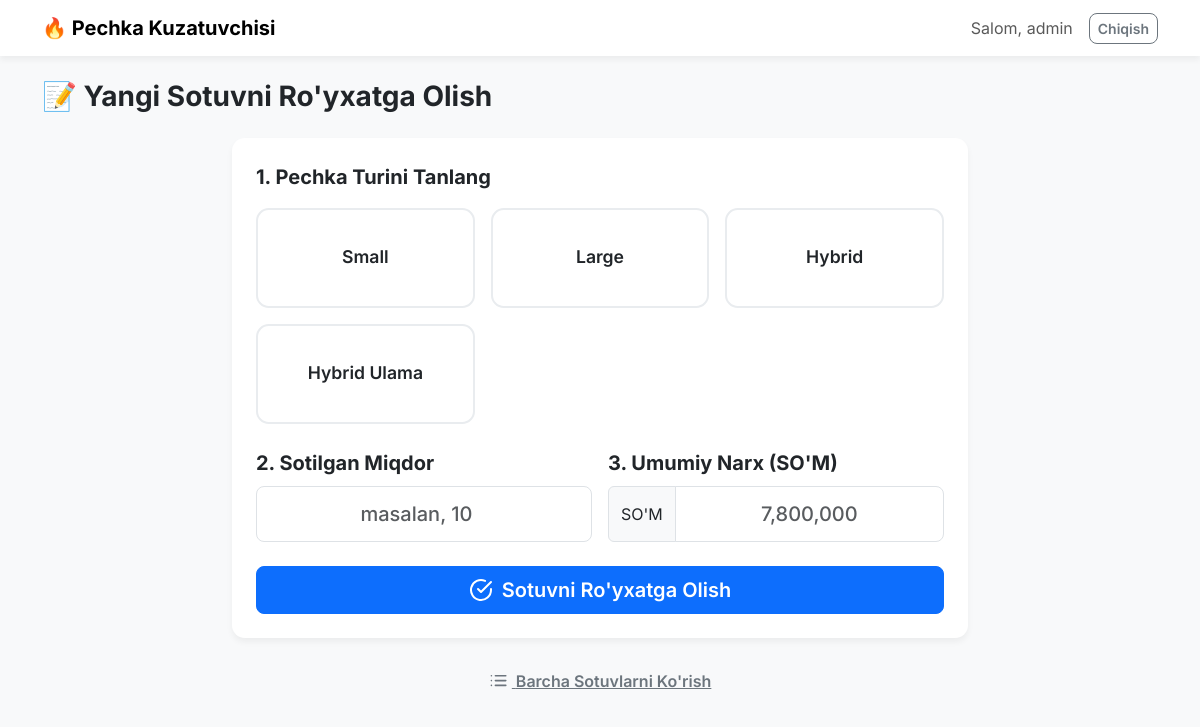
Screenshot of /add-sale/ (signed in) with the database file from the repository.
### sales/models.py (models this page shows, shortened)
class Product(models.Model):
    name = models.CharField(max_length=100, unique=True)
    base_cost = models.IntegerField(validators=[MinValueValidator(0)])
    master_fee = models.IntegerField(validators=[MinValueValidator(0)])

### sales/views.py (the view, shortened to what this page needs)
# urls.py: path('add-sale/', views.add_sale, name='add_sale'),
@staff_member_required
def add_sale(request):
    products = Product.objects.all()
    if not products.exists():
        messages.warning(request, "Hech qanday mahsulot topilmadi. Iltimos, mahsulotlar bazasini tekshiring.")
    return render(request, 'add_sale.html', {'products': products})

### sales/templates/add_sale.html (shortened to what this page needs)
{% extends "base.html" %}
{% block header %}📝 Yangi Sotuvni Ro'yxatga Olish{% endblock %}
{% block content %}
<div class="row justify-content-center">
    <div class="col-lg-8 col-md-10">
        <div class="card p-2">
            <div class="card-body">
                <form method="post" id="sale-form">
                    <div class="mb-4">
                        <label class="form-label fs-5 fw-bold mb-3">1. Pechka Turini Tanlang</label>
                        <div class="row g-3">
                            {% for product in products %}
                            <div class="col-6 col-md-4">
                                <div class="product-card" data-product-id="{{ product.id }}">
                                    <div class="product-name">{{ product.name }}</div>
                                </div>
                            </div>
                            {% empty %}
                            <div class="col-12">
                                <p class="text-muted text-center">Hozircha hech qanday mahsulot mavjud emas.</p>
                            </div>
                            {% endfor %}
                        </div>
                    </div>
                    <div class="row g-3 mb-4">
                        <div class="col-md-6">
                            <label for="quantity" class="form-label fs-5 fw-bold">2. Sotilgan Miqdor</label>
                            <input type="number" name="quantity" id="quantity" class="form-control form-control-lg" placeholder="masalan, 10" min="1" required>
                        </div>
                        <div class="col-md-6">
                            <label for="price-input" class="form-label fs-5 fw-bold">3. Umumiy Narx (SO'M)</label>
                            <div class="input-group">
                                <span class="input-group-text">SO'M</span>
                                <input type="text"
                                       id="price-input"
                                       class="form-control form-control-lg"
                                       placeholder="7,800,000"
                                       autocomplete="off"
                                       required>
                            </div>
                        </div>
                    </div>
                    <div class="d-grid">
                        <button type="submit" class="btn btn-primary btn-lg">
                            <i data-feather="check-circle" class="icon"></i> Sotuvni Ro'yxatga Olish
                        </button>
                    </div>
                </form>
            </div>
        </div>
        <div class="text-center mt-4">
            <a href="{% url 'sale_list' %}" class="btn btn-link text-secondary">
                <i data-feather="list" class="icon"></i> Barcha Sotuvlarni Ko'rish
            </a>
        </div>
    </div>
</div>
{% endblock %}

### templates/base.html (shortened to what this page needs)
<!DOCTYPE html>
<html lang="uz">
<head>
    <link href="https://cdn.jsdelivr.net/npm/bootstrap@5.3.3/dist/css/bootstrap.min.css" rel="stylesheet">
</head>
<body>
    <nav class="navbar navbar-expand-lg navbar-light bg-white mb-4">
        <div class="container">
            <a class="navbar-brand fw-bold" href="{% url 'home' %}">🔥 Pechka Kuzatuvchisi</a>
            {% if user.is_authenticated %}
            <div class="d-flex align-items-center">
                <span class="navbar-text me-3">
                    Salom, {{ user.username }}
                </span>
                <form method="post" action="{% url 'logout' %}" class="d-inline">
                    <button type="submit" class="btn btn-sm btn-outline-secondary">Chiqish</button>
                </form>
            </div>
            {% endif %}
        </div>
    </nav>
    <div class="container pb-5">
        <header class="mb-4">
            <h1 class="h3 fw-bold">{% block header %}{% endblock %}</h1>
        </header>
        {% block content %}{% endblock %}
    </div>
</body>
</html>

### templates/base.html (style rules this page uses)
:root { --bs-body-font-family: 'Inter', sans-serif; --bs-primary: #0d6efd; --bs-success: #198754; --bs-light: #f8f9fa; --bs-dark: #212529; --card-shadow: 0 4px 6px rgba(0, 0, 0, 0.05); --card-border-radius: 0.8rem; }
body { background-color: var(--bs-light); }
.navbar { box-shadow: var(--card-shadow); }
.card { border-radius: var(--card-border-radius); box-shadow: var(--card-shadow); border: none; }
.btn { border-radius: 0.5rem; font-weight: 600; }
.icon { width: 1.2em; height: 1.2em; vertical-align: text-bottom; margin-right: 0.25rem; }

### sales/templates/add_sale.html (style rules this page uses)
.product-card { display: flex; flex-direction: column; justify-content: center; align-items: center; border: 2px solid #e9ecef; border-radius: 0.8rem; cursor: pointer; transition: all 0.2s ease-in-out; background-color: #fff; padding: 1rem; min-height: 100px; }
.product-name { font-weight: 600; font-size: 1.1rem; }
.form-control-lg { font-size: 1.25rem; font-weight: 500; text-align: center; padding: 0.75rem 1rem; }

### rows the page displays
Product: name "Small"
Product: name "Large"
Product: name "Hybrid"
Product: name "Hybrid Ulama"

### other values shown
{{ user.username }} "admin"
